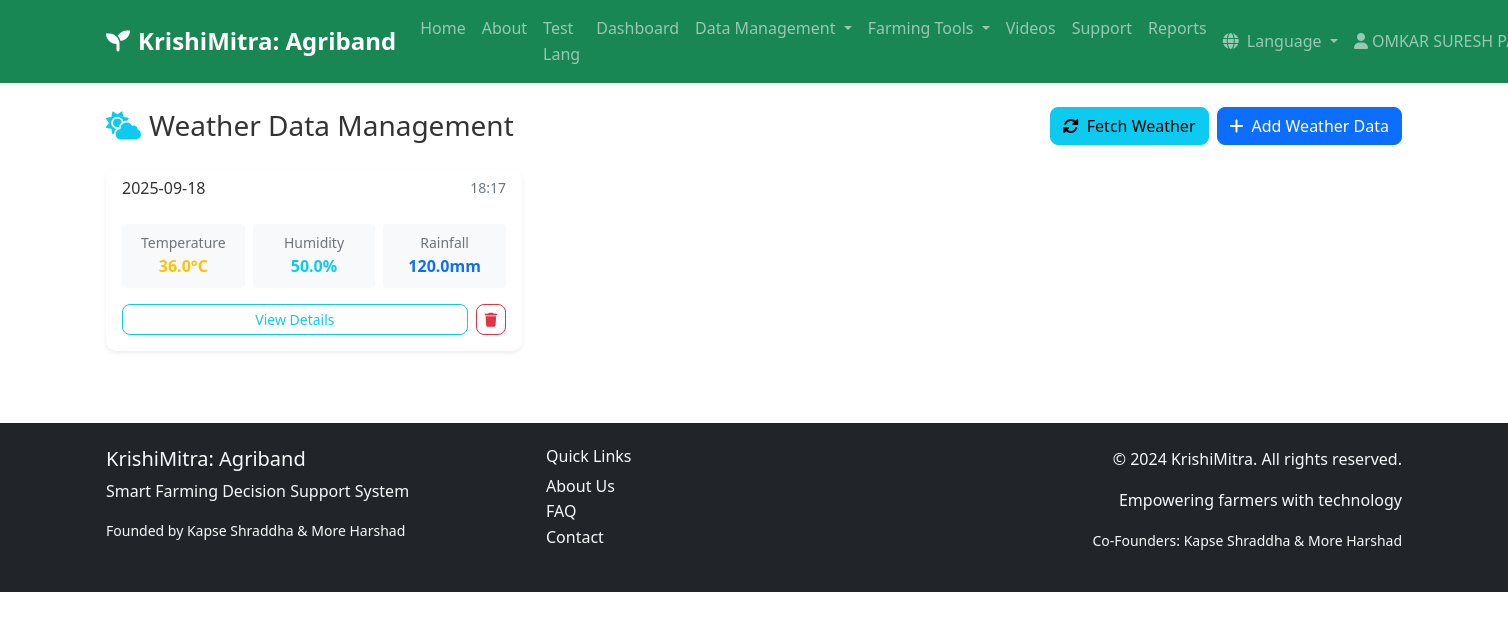
Screenshot of /weather (signed in) with the database file from the repository.
### models.py (models this page shows)
class WeatherData(db.Model):
    __tablename__ = 'weather_data'
    id = db.Column(db.Integer, primary_key=True)
    farmer_id = db.Column(db.Integer, db.ForeignKey('farmers.id'), nullable=False)
    temperature = db.Column(db.Float, nullable=False)
    humidity = db.Column(db.Float, nullable=False)
    rainfall = db.Column(db.Float, nullable=False)
    date = db.Column(db.DateTime, default=datetime.utcnow)

### blueprints/weather.py (the view)
@weather_bp.route('/weather')
@login_required
def index():
    farmer_id = session['farmer_id']
    weather_data = WeatherData.query.filter_by(farmer_id=farmer_id).order_by(WeatherData.date.desc()).all()
    return render_template('weather/index.html', weather_data=weather_data)

### app.py (called while the page is built)
def get_locale():
    try:
        if 'language' in session:
            lang = session['language']
            if lang in app.config['LANGUAGES']:
                return lang
        if request.args.get('lang'):
            lang = request.args.get('lang')
            if lang in app.config['LANGUAGES']:
                return lang
        return 'en'
    except Exception as e:
        print(f"Error in get_locale: {e}")
        return 'en'

@app.context_processor
def inject_get_locale():
    from flask_babel import get_locale as babel_get_locale
    return dict(
        get_locale=babel_get_locale,
        current_language=session.get('language', 'en')
    )

### blueprints/weather.py (called while the page is built)
def login_required(f):
    @wraps(f)
    def decorated_function(*args, **kwargs):
        if 'farmer_id' not in session:
            flash('Please log in to access this page.', 'error')
            return redirect(url_for('auth.login'))
        return f(*args, **kwargs)
    return decorated_function

### templates/weather/index.html (shortened to what this page needs)
{% extends 'base.html' %}
{% block content %}
<div class="container py-4">
    <div class="row mb-4">
        <div class="col-12">
            <div class="d-flex justify-content-between align-items-center">
                <h2 class="h3 mb-0">
                    <i class="fas fa-cloud-sun text-info me-2"></i>{{ _('Weather Data Management') }}
                </h2>
                <div class="d-flex gap-2">
                    <a href="{{ url_for('weather.fetch_weather') }}" class="btn btn-info">
                        <i class="fas fa-sync-alt me-2"></i>{{ _('Fetch Weather') }}
                    </a>
                    <a href="{{ url_for('weather.add') }}" class="btn btn-primary">
                        <i class="fas fa-plus me-2"></i>{{ _('Add Weather Data') }}
                    </a>
                </div>
            </div>
        </div>
    </div>
    {% if weather_data %}
    <div class="row g-4">
        {% for weather in weather_data %}
        <div class="col-md-6 col-lg-4">
            <div class="card border-0 shadow-sm">
                <div class="card-header bg-white border-0">
                    <div class="d-flex justify-content-between align-items-center">
                        <h6 class="card-title mb-0">{{ weather.date.strftime('%Y-%m-%d') }}</h6>
                        <small class="text-muted">{{ weather.date.strftime('%H:%M') }}</small>
                    </div>
                </div>
                <div class="card-body">
                    <div class="row g-2 mb-3">
                        <div class="col-4">
                            <div class="text-center p-2 bg-light rounded">
                                <small class="text-muted d-block">{{ _('Temperature') }}</small>
                                <strong class="text-warning">{{ "%.1f"|format(weather.temperature) }}°C</strong>
                            </div>
                        </div>
                        <div class="col-4">
                            <div class="text-center p-2 bg-light rounded">
                                <small class="text-muted d-block">{{ _('Humidity') }}</small>
                                <strong class="text-info">{{ "%.1f"|format(weather.humidity) }}%</strong>
                            </div>
                        </div>
                        <div class="col-4">
                            <div class="text-center p-2 bg-light rounded">
                                <small class="text-muted d-block">{{ _('Rainfall') }}</small>
                                <strong class="text-primary">{{ "%.1f"|format(weather.rainfall) }}mm</strong>
                            </div>
                        </div>
                    </div>
                    <div class="d-flex gap-2">
                        <a href="{{ url_for('weather.view', weather_id=weather.id) }}" class="btn btn-outline-info btn-sm flex-fill">{{ _('View Details') }}</a>
                        <form method="POST" action="{{ url_for('weather.delete', weather_id=weather.id) }}" class="d-inline">
                            <button type="submit" class="btn btn-outline-danger btn-sm" onclick="return confirm('{{ _('Are you sure you want to delete this weather data?') }}')">
                                <i class="fas fa-trash"></i>
                            </button>
                        </form>
                    </div>
                </div>
            </div>
        </div>
        {% endfor %}
    </div>
    {% endif %}
</div>
{% endblock %}

### static/css/style.css (style rules this page uses)
:root { --primary-color: #28a745; --secondary-color: #6c757d; --success-color: #28a745; --info-color: #17a2b8; --warning-color: #ffc107; --danger-color: #dc3545; --light-color: #f8f9fa; --dark-color: #343a40; }
body { font-family: 'Segoe UI', Tahoma, Geneva, Verdana, sans-serif; line-height: 1.6; color: #333; }
.card { transition: transform 0.3s ease, box-shadow 0.3s ease; border-radius: 10px; }
.card-header { border-radius: 10px 10px 0 0 !important; border-bottom: 1px solid #e9ecef; }
.btn { border-radius: 8px; font-weight: 500; transition: all 0.3s ease; }

### rows the page displays
WeatherData: date "2025-09-18", date "18:17", temperature "36.0", humidity "50.0", rainfall "120.0"

### other values shown
{{ session.farmer_name }} "OMKAR SURESH…"
